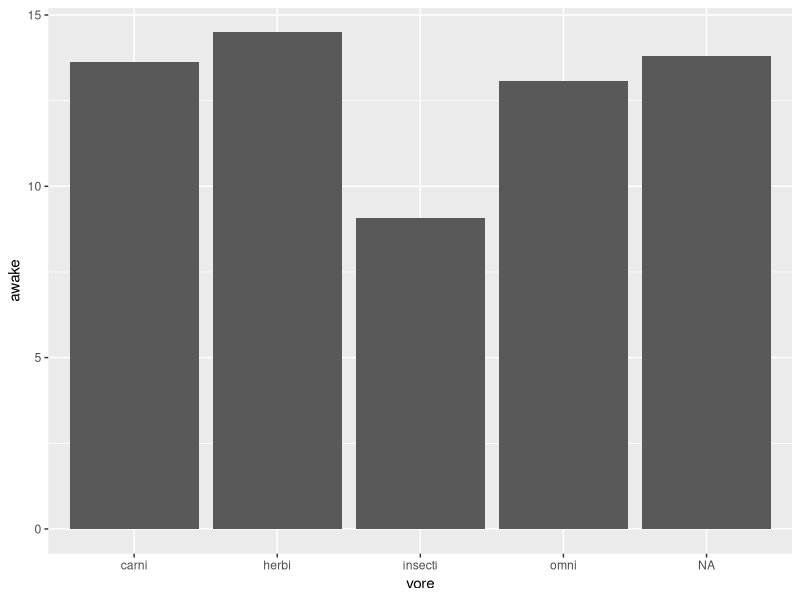
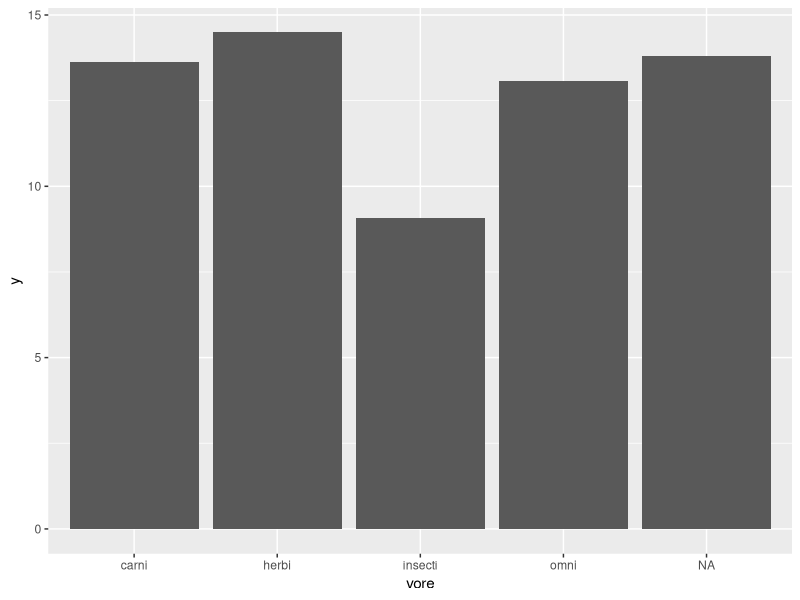
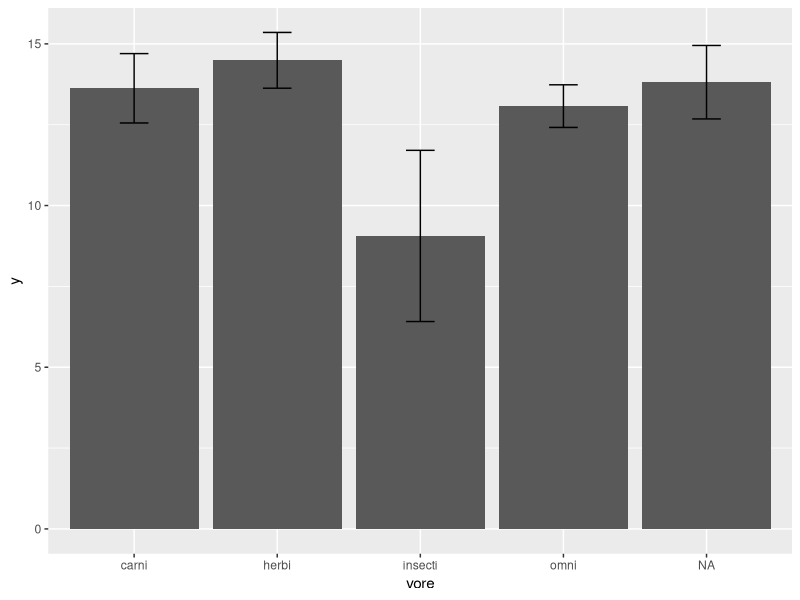
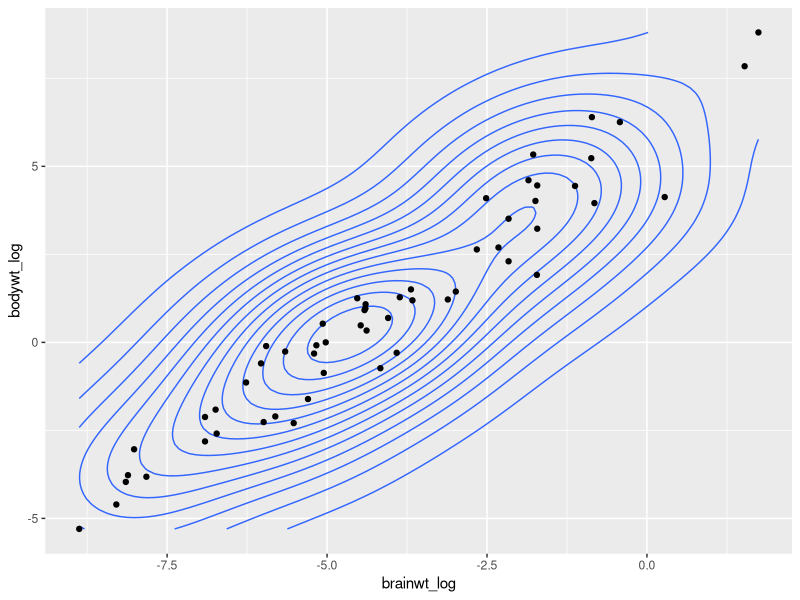
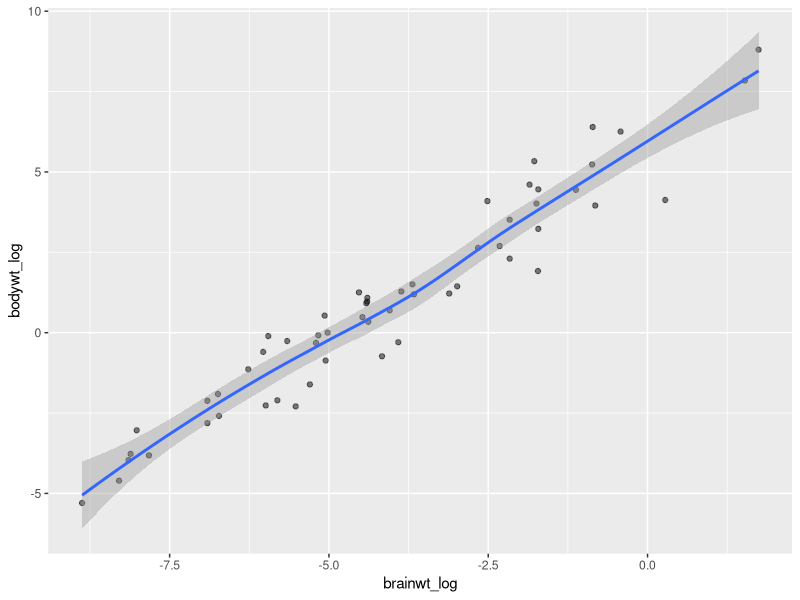
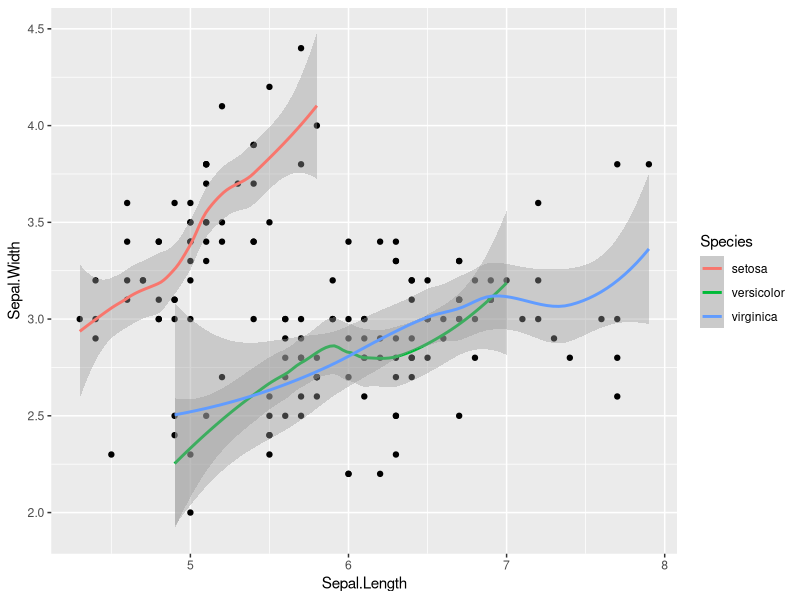
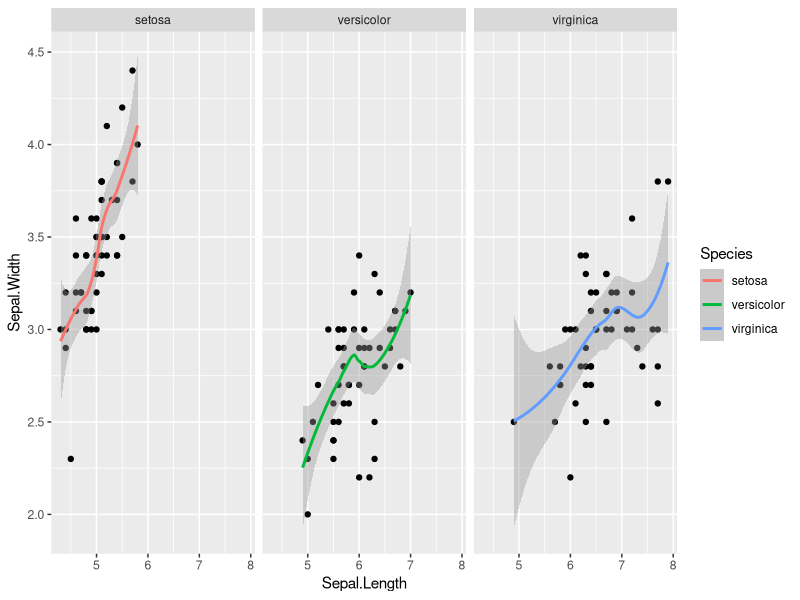

The R script that drew these images, in order:
## ---- chunk 1
library(ggplot2)
library(tidyverse)
msleep2 <- msleep %>% mutate(brainwt_log = log(brainwt))
## ---- chunk 2
ggplot(msleep2, aes(x = vore, y = awake)) + 
  geom_bar(stat = "summary", fun = "mean")
## ---- chunk 3
feeding.data <- msleep2 %>% group_by(vore) %>% 
  summarize(mean_se(awake))
feeding.data
## ---- chunk 4
ggplot(feeding.data, aes(x = vore, y = y)) + 
  geom_bar(stat = "identity")
## ---- chunk 5
ggplot(feeding.data, aes(x = vore, y = y)) + 
  geom_bar(stat = "identity") + 
  geom_errorbar(aes(ymin = ymin, ymax = ymax),
                width = 0.2)
## ---- chunk 6
msleep3 <- msleep2 %>% mutate(bodywt_log = log(bodywt))
ggplot(data = msleep3, mapping = aes(x = brainwt_log, y = bodywt_log)) +
  geom_density_2d() +
  geom_point()
## ---- chunk 7
my.plot <- ggplot(msleep3, aes(x = brainwt_log, y = bodywt_log)) +
  geom_point(alpha = 0.5) +
  geom_smooth()
my.plot
## ---- chunk 8
ggplot(data = iris, mapping = aes(x = Sepal.Length, y = Sepal.Width)) + 
  geom_point() +
  geom_smooth(aes(color = Species)) 
## ---- chunk 9
ggplot(data = iris, mapping = aes(x = Sepal.Length, y = Sepal.Width)) +
  geom_point() +
  geom_smooth(aes(color = Species)) +
  facet_wrap( ~ Species)
